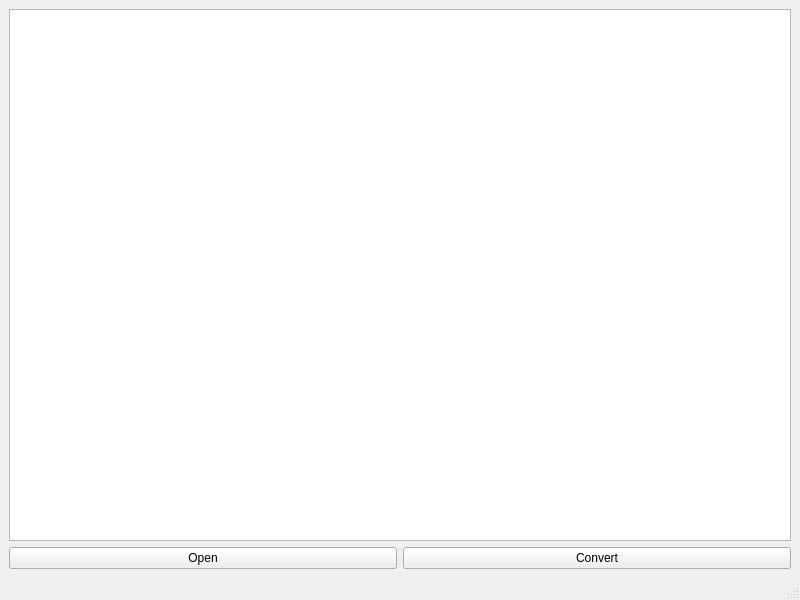
<?xml version="1.0" encoding="UTF-8"?>
<ui version="4.0">
 <class>MainWindow</class>
 <widget class="QMainWindow" name="MainWindow">
  <property name="geometry">
   <rect>
    <x>0</x>
    <y>0</y>
    <width>800</width>
    <height>600</height>
   </rect>
  </property>
  <property name="windowTitle">
   <string>MainWindow</string>
  </property>
  <widget class="QWidget" name="centralwidget">
   <layout class="QVBoxLayout" name="verticalLayout_2">
    <item>
     <layout class="QVBoxLayout" name="verticalLayout">
      <item>
       <widget class="QGraphicsView" name="graphicsView"/>
      </item>
      <item>
       <layout class="QHBoxLayout" name="horizontalLayout">
        <item>
         <widget class="QPushButton" name="openButton">
          <property name="text">
           <string>Open</string>
          </property>
         </widget>
        </item>
        <item>
         <widget class="QPushButton" name="convertButton">
          <property name="text">
           <string>Convert</string>
          </property>
         </widget>
        </item>
       </layout>
      </item>
     </layout>
    </item>
   </layout>
  </widget>
  <widget class="QMenuBar" name="menubar">
   <property name="geometry">
    <rect>
     <x>0</x>
     <y>0</y>
     <width>800</width>
     <height>21</height>
    </rect>
   </property>
  </widget>
  <widget class="QStatusBar" name="statusbar"/>
 </widget>
 <resources/>
 <connections/>
</ui>
